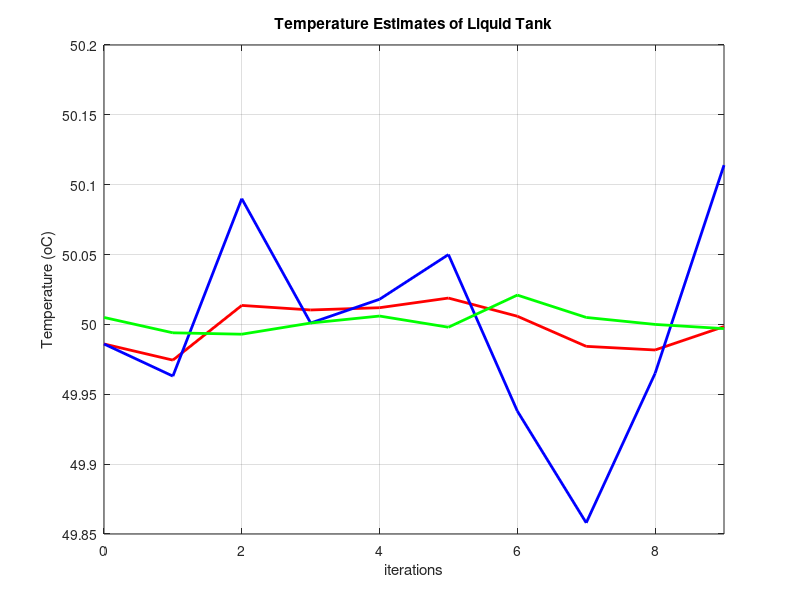
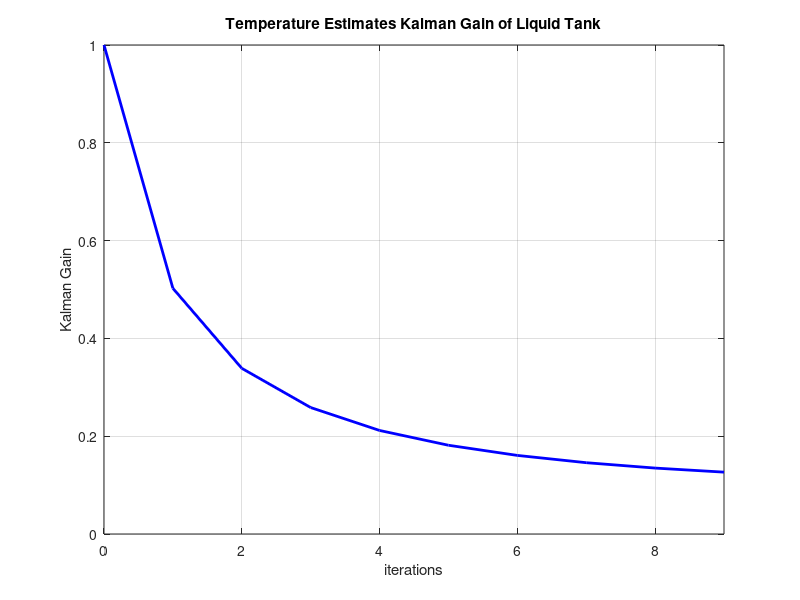

Reproduce these figures in MATLAB, in order.
clear;clc;

%Author: Uğur ÜN
%Date  : 10 Oct 2024

true_temp = [50.005, 49.994, 49.993, 50.001, 50.006, 49.998, 50.021, 50.005, 50,  49.997];
meas_temp =  [49.986, 49.963, 50.09, 50.001, 50.018, 50.05, 49.938, 49.858, 49.965, 50.114];
%true_temp =  [50.505,50.994, 51.493, 52.001, 52.506, 52.998, 53.521, 54.005, 54.5,54.997]
%meas_temp =  [50.486, 50.963, 51.597, 52.001, 52.518,53.05, 53.438, 53.858, 54.465,55.114]



n_of_meas = length(true_temp);

k = zeros(n_of_meas,1);
est = zeros(n_of_meas,1);
t = 0:9;
q = 0.0001; # process noise variance
r = 0.01  ; # measurement noise variance


%Initilization
x_i = 60;
std_init = 100;
p_i = std_init ^ 2;

%initial prediction
x_i = x_i;
p_i = p_i + q;

for i = 1:n_of_meas

    %update
    k(i) = p_i/(p_i + r);
    est(i) = x_i + k(i)*(meas_temp(i) - x_i);
    p_i = (1 - k(i))*p_i;

    %predict
    x_i = est(i);
    p_i = p_i + q;
end


%PLOTS
%Estimation plots
figure(1)
plot(t, est, 'r-','Linewidth',2);hold on
plot(t, meas_temp, 'b-','Linewidth',2);hold on
plot(t, true_temp, 'g-','Linewidth',2);
title('Temperature Estimates of Liquid Tank')
xlabel('iterations')
ylabel('Temperature (oC)')
xlim([t(1) t(end)])
grid on


%Kalman Gain plot
figure(2)
plot(t, k, 'b-','Linewidth',2)
title('Temperature Estimates Kalman Gain of Liquid Tank')
xlabel('iterations')
ylabel('Kalman Gain')
xlim([t(1) t(end)])
grid on


